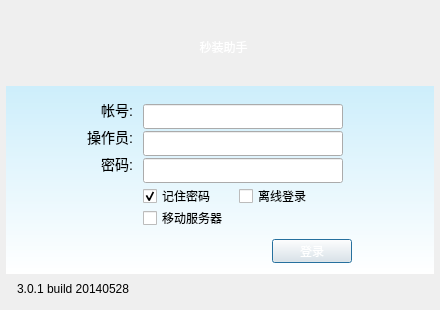
<?xml version="1.0" encoding="UTF-8"?>
<ui version="4.0">
 <class>DialogLogin</class>
 <widget class="QDialog" name="DialogLogin">
  <property name="geometry">
   <rect>
    <x>0</x>
    <y>0</y>
    <width>440</width>
    <height>310</height>
   </rect>
  </property>
  <property name="minimumSize">
   <size>
    <width>440</width>
    <height>310</height>
   </size>
  </property>
  <property name="maximumSize">
   <size>
    <width>440</width>
    <height>310</height>
   </size>
  </property>
  <property name="windowTitle">
   <string>登录</string>
  </property>
  <property name="styleSheet">
   <string notr="true">QWidget {
	font: 25 9pt &quot;微软雅黑&quot;;
}

#layout_login {
	border: 6px;
	border-image: url(:/skins/skins/bg_windowbase_login.png) 6 6;
}

#layout_header {
	border-image: url(:/skins/skins/bg_header_login.png);
}

#label_header {
	font: 22pt &quot;微软雅黑&quot;;
	color: #ffffff;
}

#label_username,
#label_opername,
#label_password {
	font: 14px;
}

#label_version {
	margin: 8px;
}

#page_login,
#page_progress {
	background-color: qlineargradient(y1: 0, y2: 1, stop: 0 #cdeefb, stop: 1 #ffffff);
}

#btn_feedback::hover,
#btn_close::hover,
#btn_settings::hover {
	margin:1px;
}

#btn_feedback {
	border: 0px;
	background-image: url(:/skins/skins/btn_win_feedback.png);
}

#btn_feedback::pressed {
	border: 0px;
	background-image: url(:/skins/skins/btn_win_feedback_pressed.png);
}

#btn_close {
	border: 0px;
	background-image: url(:/skins/skins/btn_win_close.png);
}

#btn_close::pressed {
	border: 0px;
	background-image: url(:/skins/skins/btn_win_close_pressed.png);
}

#btn_settings {
	border: 0px;
	background-image: url(:/skins/skins/btn_win_settings.png);
}

#btn_settings::pressed {
	border: 0px;
	background-image: url(:/skins/skins/btn_win_settings_pressed.png);
}

QPushButton {
	color: #ffffff;
	border-width: 2px;
	border-image: url(:/skins/skins/btn_blue.png) 2 2;
	min-width: 64px;
	min-height: 20px;
}

QPushButton::hover {
	color: #ffffff;
	border-width: 2px;
	border-image: url(:/skins/skins/btn_blue_hover.png) 2 2;
}

QPushButton::pressed {
	color: #ffffff;
	border-width: 2px;
	border-image: url(:/skins/skins/btn_blue_pressed.png) 2 2;
}

QProgressBar {
    border: 1px solid #cdd7e1;
}

#pb_loading::chunk {
    background-color: #a6ce39;
}
</string>
  </property>
  <layout class="QVBoxLayout" name="verticalLayout">
   <property name="spacing">
    <number>0</number>
   </property>
   <property name="leftMargin">
    <number>0</number>
   </property>
   <property name="topMargin">
    <number>0</number>
   </property>
   <property name="rightMargin">
    <number>0</number>
   </property>
   <property name="bottomMargin">
    <number>0</number>
   </property>
   <item>
    <widget class="QWidget" name="layout_login" native="true">
     <layout class="QVBoxLayout" name="verticalLayout2" stretch="0,1,0">
      <property name="spacing">
       <number>0</number>
      </property>
      <property name="leftMargin">
       <number>6</number>
      </property>
      <property name="topMargin">
       <number>6</number>
      </property>
      <property name="rightMargin">
       <number>6</number>
      </property>
      <property name="bottomMargin">
       <number>6</number>
      </property>
      <item>
       <widget class="QWidget" name="layout_header" native="true">
        <property name="minimumSize">
         <size>
          <width>0</width>
          <height>80</height>
         </size>
        </property>
        <layout class="QHBoxLayout" name="horizontalLayout_header" stretch="0,1,0,0,0">
         <property name="spacing">
          <number>0</number>
         </property>
         <property name="leftMargin">
          <number>90</number>
         </property>
         <property name="topMargin">
          <number>1</number>
         </property>
         <property name="rightMargin">
          <number>0</number>
         </property>
         <property name="bottomMargin">
          <number>0</number>
         </property>
         <item>
          <widget class="QLabel" name="label_icon">
           <property name="text">
            <string/>
           </property>
           <property name="pixmap">
            <pixmap resource="skins.qrc">:/skins/skins/icon_login.png</pixmap>
           </property>
          </widget>
         </item>
         <item>
          <widget class="QLabel" name="label_header">
           <property name="text">
            <string>秒装助手</string>
           </property>
           <property name="alignment">
            <set>Qt::AlignCenter</set>
           </property>
          </widget>
         </item>
         <item>
          <widget class="QToolButton" name="btn_feedback">
           <property name="minimumSize">
            <size>
             <width>30</width>
             <height>26</height>
            </size>
           </property>
           <property name="text">
            <string/>
           </property>
          </widget>
         </item>
         <item>
          <widget class="QToolButton" name="btn_settings">
           <property name="minimumSize">
            <size>
             <width>30</width>
             <height>26</height>
            </size>
           </property>
           <property name="text">
            <string/>
           </property>
          </widget>
         </item>
         <item>
          <widget class="QToolButton" name="btn_close">
           <property name="minimumSize">
            <size>
             <width>30</width>
             <height>26</height>
            </size>
           </property>
           <property name="text">
            <string/>
           </property>
          </widget>
         </item>
        </layout>
       </widget>
      </item>
      <item>
       <widget class="QStackedWidget" name="stw_login">
        <property name="currentIndex">
         <number>0</number>
        </property>
        <widget class="QWidget" name="page_login">
         <layout class="QGridLayout" name="gridLayout_3">
          <item row="0" column="0" alignment="Qt::AlignHCenter|Qt::AlignVCenter">
           <widget class="QWidget" name="widget" native="true">
            <layout class="QGridLayout" name="gridLayout">
             <property name="spacing">
              <number>10</number>
             </property>
             <item row="0" column="0">
              <widget class="QLabel" name="label_username">
               <property name="text">
                <string>帐号:</string>
               </property>
               <property name="alignment">
                <set>Qt::AlignBottom|Qt::AlignRight|Qt::AlignTrailing</set>
               </property>
              </widget>
             </item>
             <item row="0" column="1">
              <widget class="QLineEdit" name="lineEdit_username">
               <property name="minimumSize">
                <size>
                 <width>200</width>
                 <height>25</height>
                </size>
               </property>
               <property name="maximumSize">
                <size>
                 <width>200</width>
                 <height>25</height>
                </size>
               </property>
              </widget>
             </item>
             <item row="1" column="0">
              <widget class="QLabel" name="label_opername">
               <property name="text">
                <string>操作员:</string>
               </property>
               <property name="alignment">
                <set>Qt::AlignBottom|Qt::AlignRight|Qt::AlignTrailing</set>
               </property>
              </widget>
             </item>
             <item row="1" column="1">
              <widget class="QLineEdit" name="lineEdit_opername">
               <property name="minimumSize">
                <size>
                 <width>200</width>
                 <height>25</height>
                </size>
               </property>
               <property name="maximumSize">
                <size>
                 <width>200</width>
                 <height>25</height>
                </size>
               </property>
              </widget>
             </item>
             <item row="2" column="0">
              <widget class="QLabel" name="label_password">
               <property name="text">
                <string>密码:</string>
               </property>
               <property name="alignment">
                <set>Qt::AlignBottom|Qt::AlignRight|Qt::AlignTrailing</set>
               </property>
              </widget>
             </item>
             <item row="2" column="1">
              <widget class="QLineEdit" name="lineEdit_password">
               <property name="minimumSize">
                <size>
                 <width>200</width>
                 <height>25</height>
                </size>
               </property>
               <property name="maximumSize">
                <size>
                 <width>200</width>
                 <height>25</height>
                </size>
               </property>
               <property name="echoMode">
                <enum>QLineEdit::Password</enum>
               </property>
              </widget>
             </item>
             <item row="5" column="1" alignment="Qt::AlignRight">
              <widget class="QPushButton" name="btn_login">
               <property name="minimumSize">
                <size>
                 <width>68</width>
                 <height>24</height>
                </size>
               </property>
               <property name="maximumSize">
                <size>
                 <width>80</width>
                 <height>25</height>
                </size>
               </property>
               <property name="text">
                <string>登录</string>
               </property>
              </widget>
             </item>
             <item row="3" column="1" rowspan="2">
              <layout class="QGridLayout" name="gridLayout_4">
               <property name="verticalSpacing">
                <number>0</number>
               </property>
               <item row="0" column="2">
                <spacer name="horizontalSpacer">
                 <property name="orientation">
                  <enum>Qt::Horizontal</enum>
                 </property>
                 <property name="sizeHint" stdset="0">
                  <size>
                   <width>40</width>
                   <height>13</height>
                  </size>
                 </property>
                </spacer>
               </item>
               <item row="0" column="0">
                <widget class="QCheckBox" name="chk_remember">
                 <property name="minimumSize">
                  <size>
                   <width>72</width>
                   <height>0</height>
                  </size>
                 </property>
                 <property name="text">
                  <string>记住密码</string>
                 </property>
                 <property name="checked">
                  <bool>true</bool>
                 </property>
                </widget>
               </item>
               <item row="0" column="1">
                <widget class="QCheckBox" name="chk_offline">
                 <property name="text">
                  <string>离线登录</string>
                 </property>
                </widget>
               </item>
               <item row="1" column="0">
                <widget class="QCheckBox" name="chk_CMCCServer">
                 <property name="text">
                  <string>移动服务器</string>
                 </property>
                </widget>
               </item>
              </layout>
             </item>
            </layout>
           </widget>
          </item>
         </layout>
        </widget>
        <widget class="QWidget" name="page_progress">
         <layout class="QGridLayout" name="gridLayout_2">
          <item row="0" column="1" colspan="2">
           <spacer name="verticalSpacer_4">
            <property name="orientation">
             <enum>Qt::Vertical</enum>
            </property>
            <property name="sizeHint" stdset="0">
             <size>
              <width>178</width>
              <height>40</height>
             </size>
            </property>
           </spacer>
          </item>
          <item row="1" column="0" rowspan="2">
           <spacer name="horizontalSpacer_4">
            <property name="orientation">
             <enum>Qt::Horizontal</enum>
            </property>
            <property name="sizeHint" stdset="0">
             <size>
              <width>40</width>
              <height>48</height>
             </size>
            </property>
           </spacer>
          </item>
          <item row="1" column="1" rowspan="2">
           <widget class="QLabel" name="label_loading">
            <property name="minimumSize">
             <size>
              <width>38</width>
              <height>38</height>
             </size>
            </property>
            <property name="maximumSize">
             <size>
              <width>38</width>
              <height>38</height>
             </size>
            </property>
            <property name="text">
             <string/>
            </property>
           </widget>
          </item>
          <item row="1" column="2">
           <widget class="QProgressBar" name="pb_loading">
            <property name="maximumSize">
             <size>
              <width>16777215</width>
              <height>14</height>
             </size>
            </property>
            <property name="value">
             <number>0</number>
            </property>
            <property name="textVisible">
             <bool>false</bool>
            </property>
           </widget>
          </item>
          <item row="1" column="3" rowspan="2">
           <spacer name="horizontalSpacer_5">
            <property name="orientation">
             <enum>Qt::Horizontal</enum>
            </property>
            <property name="sizeHint" stdset="0">
             <size>
              <width>40</width>
              <height>48</height>
             </size>
            </property>
           </spacer>
          </item>
          <item row="2" column="2">
           <widget class="QLabel" name="label_hint">
            <property name="text">
             <string>get login information...</string>
            </property>
            <property name="alignment">
             <set>Qt::AlignCenter</set>
            </property>
           </widget>
          </item>
          <item row="3" column="1" colspan="2">
           <spacer name="verticalSpacer_3">
            <property name="orientation">
             <enum>Qt::Vertical</enum>
            </property>
            <property name="sizeHint" stdset="0">
             <size>
              <width>178</width>
              <height>40</height>
             </size>
            </property>
           </spacer>
          </item>
         </layout>
        </widget>
       </widget>
      </item>
      <item>
       <widget class="QLabel" name="label_version">
        <property name="text">
         <string>3.0.1 build 20140528</string>
        </property>
       </widget>
      </item>
     </layout>
    </widget>
   </item>
  </layout>
 </widget>
 <tabstops>
  <tabstop>lineEdit_username</tabstop>
  <tabstop>lineEdit_opername</tabstop>
  <tabstop>lineEdit_password</tabstop>
  <tabstop>chk_remember</tabstop>
  <tabstop>chk_offline</tabstop>
  <tabstop>btn_feedback</tabstop>
  <tabstop>btn_settings</tabstop>
  <tabstop>btn_close</tabstop>
 </tabstops>
 <resources>
  <include location="skins.qrc"/>
 </resources>
 <connections>
  <connection>
   <sender>btn_close</sender>
   <signal>clicked()</signal>
   <receiver>DialogLogin</receiver>
   <slot>reject()</slot>
   <hints>
    <hint type="sourcelabel">
     <x>443</x>
     <y>58</y>
    </hint>
    <hint type="destinationlabel">
     <x>493</x>
     <y>21</y>
    </hint>
   </hints>
  </connection>
 </connections>
</ui>
